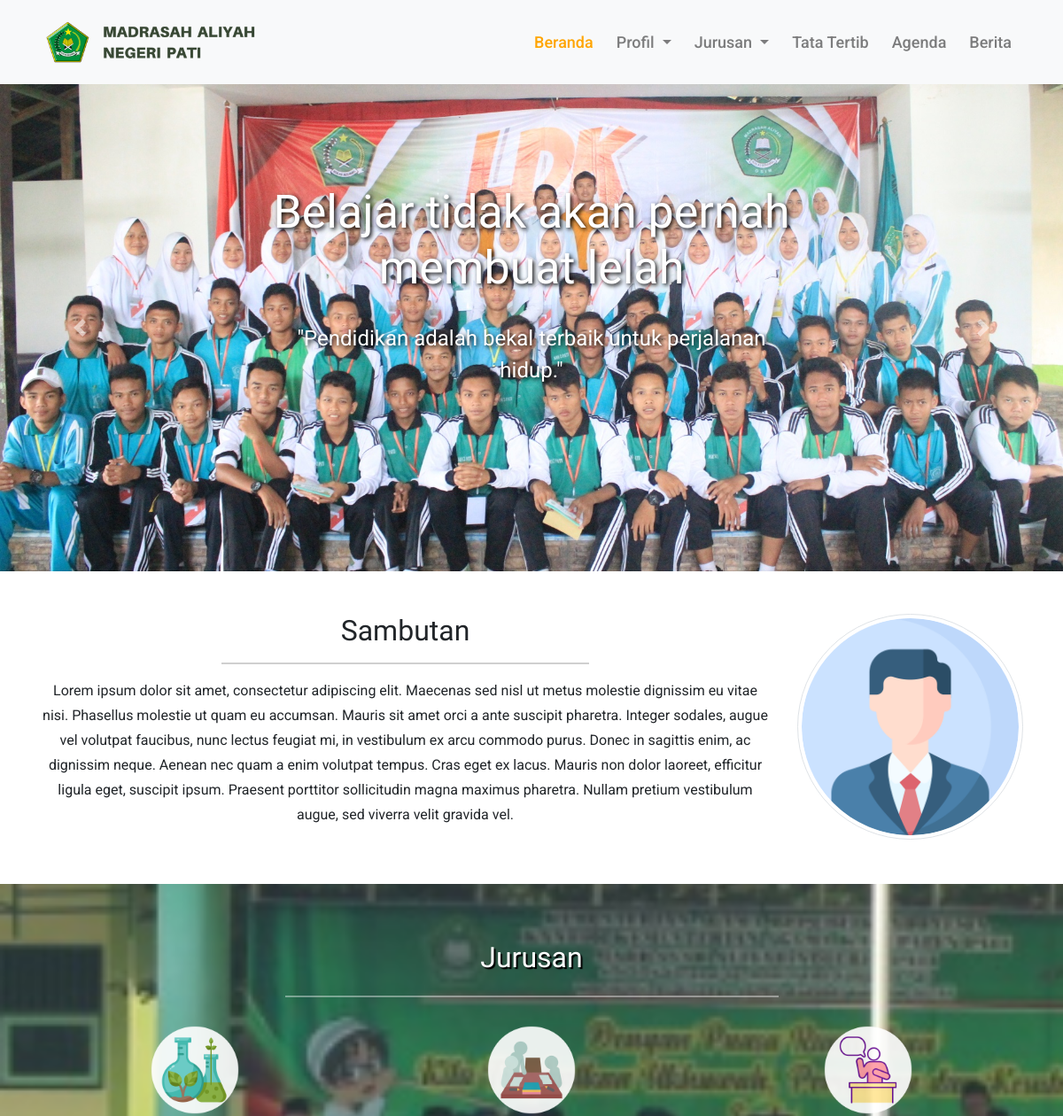
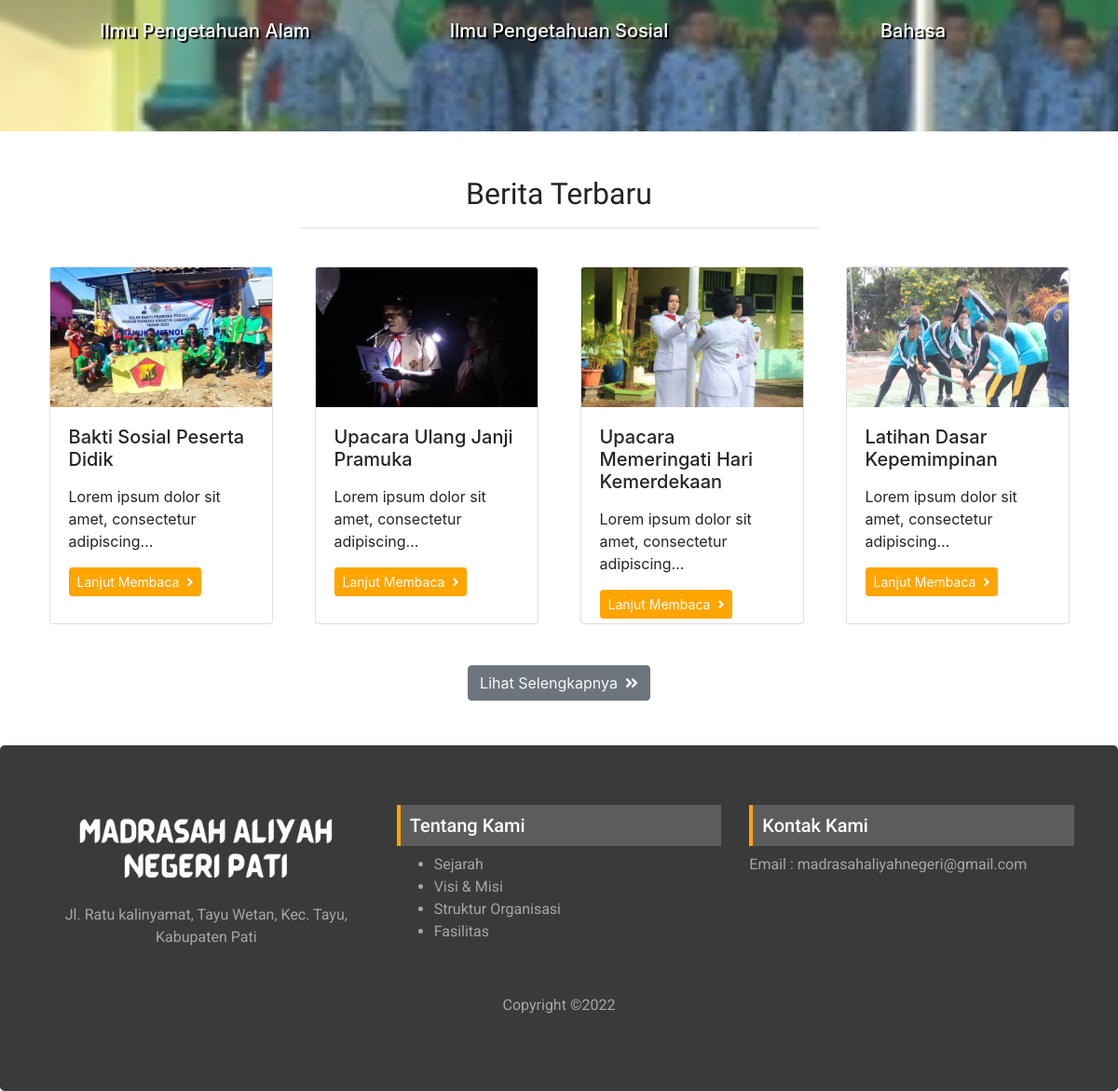
The page / on the database its author committed (2 pictures, top to bottom).
### tables this page shows
CREATE TABLE `banners` (
  `id` int(11) NOT NULL,
  `title` varchar(255) NOT NULL,
  `text` varchar(255) NOT NULL,
  `photo` varchar(100) NOT NULL
);

CREATE TABLE `opening` (
  `id` int(11) NOT NULL,
  `content` text NOT NULL,
  `photo` varchar(100) NOT NULL
);

CREATE TABLE `bg_majors` (
  `id` int(11) NOT NULL,
  `photo` varchar(100) NOT NULL
);

CREATE TABLE `posts` (
  `id` int(11) NOT NULL,
  `title` varchar(255) NOT NULL,
  `seo_title` varchar(255) NOT NULL,
  `content` text NOT NULL,
  `photo` varchar(100) NOT NULL,
  `is_active` char(1) NOT NULL,
  `date` date NOT NULL
);

### application/controllers/Home.php (called while the page is built, shortened)
<?php
class Home extends CI_Controller {
	public function __construct()
	{
		$this->load->model('banner_model', 'banner');
		$this->load->model('identitas_model', 'identitas');
		$this->load->model('sambutan_model', 'sambutan');
		$this->load->model('berita_model', 'berita');
		$this->load->model('background_model', 'background');
	}
	public function index()
	{
		$data['title']		= 'Beranda';
		$data['brand']		= $this->identitas->getData();
		$data['banners'] 	= $this->banner->getBanner();
		$data['sambutan'] = $this->sambutan->getData();
		$data['berita']	= $this->berita->getLastNews();
		$data['jurusan']	= $this->background->getData();
		$data['page']		= 'home/index';
		$this->load->view('front/layouts/main', $data);
	}
}

### index.php (called while the page is built, shortened)
<?php
require_once BASEPATH.'core/CodeIgniter.php';

### application/models/Banner_model.php (called while the page is built, shortened)
<?php
class Banner_model extends CI_Model {
	public function getBanner()
	{
		$this->db->limit(3);
		return $this->db->get('banners')->result();
	}
}

### application/models/Sambutan_model.php (called while the page is built, shortened)
<?php
class Sambutan_model extends CI_Model {
	public function getData()
	{
		return $this->db->get('opening')->row();
	}
}

### application/models/Background_model.php (called while the page is built, shortened)
<?php
class Background_model extends CI_Model {
	public function getData()
	{
		return $this->db->get_where('bg_majors')->row();
	}
}

### application/models/Berita_model.php (called while the page is built, shortened)
<?php
class Berita_model extends CI_Model {
	public function getLastNews()
	{
		$this->db->from('posts');
		$this->db->where('is_active', 'Y');
		$this->db->order_by('id', 'desc');
		$this->db->limit(4);
		return $this->db->get()->result();
	}
}

### application/views/front/pages/home/index.php (the view, shortened to what this page needs)
<div id="carouselExampleCaptions" class="carousel slide" data-ride="carousel">
	<div class="carousel-inner">
		<?php $no = 0;?>
		<?php foreach($banners as $banner) : ?>
			<?php $no++;  ?>
			<div class="carousel-item <?php if($no <= 1) { echo "active"; } ?>">
				<img src="<?= base_url("img/banner/$banner->photo") ?>" class="d-block w-100">
				<div class="carousel-caption d-none d-md-block">
					<h1><?= $banner->title ?></h1>
					<p><?= $banner->text ?></p>
				</div>
			</div>
		<?php endforeach ?>
	</div>
	<a class="carousel-control-prev" href="#carouselExampleCaptions" role="button" data-slide="prev">
		<span class="carousel-control-prev-icon" aria-hidden="true"></span>
	</a>
	<a class="carousel-control-next" href="#carouselExampleCaptions" role="button" data-slide="next">
		<span class="carousel-control-next-icon" aria-hidden="true"></span>
	</a>
</div>
<div class="sambutan mt-5">
	<div class="container">
		<div class="row justify-content-center">
			<div class="col-lg-9 col-md-8 col-sm-12 col-xs-12">
				<h2>Sambutan</h2>
				<hr>
				<p class="text-center"><?= $sambutan->content ?></p>
			</div>
			<div class="col-lg-3 col-md-4 col-sm-6 col-xs-5 text-center">
				<img src="<?= base_url('img/sambutan/' . $sambutan->photo) ?>" class="img-thumbnail img-fluid">
			</div>
		</div>
	</div>
</div>
<div class="jumbotron jumbotron-fluid bg-cover jurusan mt-5" style="background-image: url(<?= base_url('img/background/' . $jurusan->photo) ?>)">
	<div class="container text-center">
		<div class="row">
			<div class="col">
				<h2 class="">Jurusan</h2>
			</div>
		</div>
		<hr>
		<div class="row pt-3">
			<div class="col-lg-4 col-md-4 col-sm-4 col-xs-12 mb-4">
				<img class="" src="<?= base_url('img/jurusan/ipa.png') ?>" alt="">
				<h5 class="mt-2">Ilmu Pengetahuan Alam</h5>
			</div>
			<div class="col-lg-4 col-md-4 col-sm-4 col-xs-12 mb-4">
				<img class="" src="<?= base_url('img/jurusan/ips.png') ?>" alt="">
				<h5 class="mt-2">Ilmu Pengetahuan Sosial</h5>
			</div>
			<div class="col-lg-4 col-md-4 col-sm-4 col-xs-12 mb-4">
				<img class="" src="<?= base_url('img/jurusan/bahasa.png') ?>" alt="">
				<h5 class="mt-2">Bahasa</h5>
			</div>
		</div>
	</div>
</div>
<div class="last-news mt-5 mb-5">
	<div class="container">
		<div class="row d-flex justify-content-center">
			<div class="col">
				<h2 class="text-center">Berita Terbaru</h2>
				<hr>
			</div>
		</div>
		<div class="row mt-4">
			<?php foreach($berita as $b) : ?>
				<div class="col-lg-3 col-md-6 col-sm-6 col-xs-12">
					<div class="card" style="width: 15rem; height: 24rem;">
						<img style="height:150px" src="<?= base_url('img/berita/thumbs/' . $b->photo) ?>" class="card-img-top">
						<div class="card-body">
							<h5 class="card-title"><?= $b->title ?></h5>
							<p class="card-text"><?= character_limiter($b->content,50) ?></p>
							<a href="<?= base_url("blog/baca/$b->seo_title") ?>" class="btn btn-info btn-sm">Lanjut Membaca<i class="fa fa-angle-right ml-2"></i></a>
						</div>
					</div>
				</div>
			<?php endforeach ?>
		</div>
		<div class="row mt-4">
			<div class="col text-center">
				<a href="<?= base_url('blog') ?>" class="btn btn-secondary text-light">Lihat Selengkapnya<i class="fa fa-angle-double-right ml-2"></i></a>
			</div>
		</div>
	</div>
</div>

### application/views/front/layouts/main.php (shortened to what this page needs)
<!DOCTYPE html>
<html lang="en">
<head>
   <link rel="stylesheet" href="<?= base_url() ?>asset/vendor/bootstrap/css/bootstrap.min.css">
   <link rel="stylesheet" href="<?= base_url() ?>asset/vendor/fontawesome-free/css/all.min.css">
   <link rel="stylesheet" href="<?= base_url('asset/css/style.css') ?>">
</head>
<body>
	<?php $this->load->view('front/layouts/_navbar'); ?>
	<?php $this->load->view('front/pages/' . $page); ?>
	<?php $this->load->view('front/layouts/_footer'); ?>
</body>
</html>

### application/views/front/layouts/_navbar.php (shortened to what this page needs)
<nav class="navbar navbar-expand-lg navbar-light bg-light">
	<div class="container">
		<a class="navbar-brand" href="<?= base_url() ?>">
			<img style="max-width:250px;" src="<?= base_url('img/identitas/mannew.png') ?>">
		</a>
		<div class="collapse navbar-collapse" id="navbarNav">
			<ul class="navbar-nav ml-auto">
				<li class="nav-item <?php if($title == 'Beranda') echo "active"; ?>">
				<a class="nav-link" href="<?= base_url() ?>">Beranda</a>
				</li>
				<li class="nav-item dropdown <?php if($title == 'Sejarah' || $title == 'Visi & Misi' || $title == 'Struktur' || $title == 'Fasilitas') echo "active"; ?>">
				<a class="nav-link dropdown-toggle" href="#" id="navbarDropdownMenuLink" role="button" data-toggle="dropdown" aria-haspopup="true" aria-expanded="false">
					Profil
				</a>
				</li>
				<li class="nav-item dropdown <?php if($title == 'Administrasi Perkantoran' || $title == 'Akutansi' || $title == 'Pemasaran') echo "active"; ?>">
				<a class="nav-link dropdown-toggle" href="#" id="navbarDropdownMenuLink" role="button" data-toggle="dropdown" aria-haspopup="true" aria-expanded="false">
					Jurusan
				</a>
				</li>
				<li class="nav-item <?php if($title == 'Tata Tertib') echo "active"; ?>">
				<a class="nav-link" href="<?= base_url('tatatertib') ?>">Tata Tertib</a>
				</li>
				<li class="nav-item <?php if($title == 'Agenda') echo "active"; ?>">
				<a class="nav-link" href="<?= base_url('agenda') ?>">Agenda</a>
				</li>
				<li class="nav-item <?php if($title == 'Berita') echo "active"; ?>">
				<a class="nav-link" href="<?= base_url('blog') ?>">Berita</a>
				</li>
			</ul>
		</div>
	</div>
</nav>

### application/views/front/layouts/_footer.php
<div class="jumbotron footer m-0 ">
	<div class="container">
		<div class="row">
			<div class="col-lg-4 col-md-4 col-sm-6 col-xs-12 text-center">
				<img style="width: 300px; height:90px" src="<?= base_url('img/identitas/man.png') ?>" alt="">
				<p class="mt-3">Jl. Ratu kalinyamat, Tayu Wetan, Kec. Tayu, Kabupaten Pati</p>
			</div>
			<div class="col-lg-4 col-md-4 col-sm-6 col-xs-12">
				<h5>Tentang Kami</h5>
				<ul>
					<a href="<?= base_url('profil/sejarah') ?>"><li>Sejarah</li></a>
					<a href="<?= base_url('profil/visimisi') ?>"><li>Visi & Misi</li></a>
					<a href="<?= base_url('profil/struktu') ?>"><li>Struktur Organisasi</li></a>
					<a href="<?= base_url('profil/fasilitas') ?>"><li>Fasilitas</li></a>
				</ul>
			</div>
			<div class="col-lg-4 col-md-4 col-sm-6 col-xs-12">
				<h5>Kontak Kami</h5>
				<p>Email : madrasahaliyahnegeri@gmail.com</p>
			</div>
		</div>
		<hr>
		<p class="text-center p-0">
			Copyright &copy;<script>document.write(new Date().getFullYear());</script>
		</p>
	</div>
</div>

### asset/css/style.css (style rules this page uses)
html, body { overflow-x: hidden !important; }
.navbar .navbar-nav .nav-item .nav-link { font-family: 'Roboto'; font-weight: 500; font-size: 18px; margin: 0 5px; }
.carousel-inner { width:100%; max-height: 550px !important; }
.carousel .carousel-inner .carousel-item img { background-size: cover; }
.carousel-caption { width:600px; color:#fff; text-align:center; top:38%; margin: auto; bottom:auto; -webkit-transform:translate(0, -50%); -ms-transform:translate(0, -50%); transform:translate(0, -50%); }
.carousel-caption h1 { text-shadow: 2px 2px 5px black; font-size: 52px; margin-bottom: 30px; font-family: 'Courgette'; }
.carousel-caption p { text-shadow: 2px 2px 5px black; font-size: 24px; font-family: 'Roboto', cursive; }
.sambutan h2 { text-align: center; font-family: 'Courgette'; }
.sambutan p { font-family: 'Roboto', cursive; font-size: 16px; line-height: 28px; }
.sambutan hr { width: 50%; border: 1px solid rgb(207, 207, 207); }
.sambutan img { border-radius: 50%; }
.bg-cover { background-image: url('/img/banner/cca3fa09b3548e40e61eb437390b8480.jpg'); background-position: center center; background-size: cover; background-attachment: fixed; background-repeat: no-repeat; }
.bg-cover img { opacity: 0.9; height: 100px; width: 100px; }
.bg-cover h2 { font-family: 'Courgette'; color: white ; text-shadow: 2px 2px 1px black ; }
.bg-cover hr { width: 50%; border: 1px solid white; opacity: 0.4; }
.bg-cover h5 { padding-top: 15px; color: white; text-shadow: 2px 2px 1px black ; }
.card { margin: 0 auto; float: none; margin-bottom: 20px; }
.last-news h2 { text-align: center; font-family: 'Courgette'; }
.last-news hr { width: 50%; border: 1px solid rgb(235, 235, 235); }
.footer { background-color: rgb(58, 58, 58); color: white; font-family: 'Roboto'; box-sizing: content-box; }
.footer h5 { background-color: rgb(92, 92, 92); padding: 10px; border-left: 4px solid orange; }
.footer ul a { text-decoration: none; color: rgb(167, 166, 166); }
.footer p { color: rgb(167, 166, 166); }
.btn-info { color: #fff; background-color: orange; border-color: orange; }
.navbar-light .navbar-nav .active>.nav-link, .navbar-light .navbar-nav .nav-link.active, .navbar-light .navbar-nav .nav-link.show, .navbar-light .navbar-nav .show>.nav-link { color: orange; }

### rows shown on the page
banners: photo (picture), title "Belajar tidak akan pernah membuat lelah", text "\"Pendidikan adalah bekal terbaik untuk perjalanan hidup.\""
opening: content "Lorem ipsum dolor sit amet, consectetur adipiscing elit. Maecenas sed nisl ut metus molestie dignissim eu vitae nisi. Phasellus molestie ut quam eu accumsan. Mauris sit amet orci a ante suscipit pharetra. Integer sodales, augue vel volutpat faucibus, nunc lectus feugiat mi, in vestibulum ex arcu commodo purus. Donec in sagittis enim, ac dignissim neque. Aenean nec quam a enim volutpat tempus. Cras eget ex lacus. Mauris non dolor laoreet, efficitur ligula eget, suscipit ipsum. Praesent porttitor sollicitudin magna maximus pharetra. Nullam pretium vestibulum augue, sed viverra velit gravida vel.", photo (picture)
bg_majors: photo (picture)
posts: photo (picture), title "Bakti Sosial Peserta Didik", content "Lorem ipsum dolor sit amet, consectetur adipiscing…"
posts: photo (picture), title "Upacara Ulang Janji Pramuka", content "Lorem ipsum dolor sit amet, consectetur adipiscing…"
posts: photo (picture), title "Upacara Memeringati Hari Kemerdekaan", content "Lorem ipsum dolor sit amet, consectetur adipiscing…"
posts: photo (picture), title "Latihan Dasar Kepemimpinan", content "Lorem ipsum dolor sit amet, consectetur adipiscing…"
